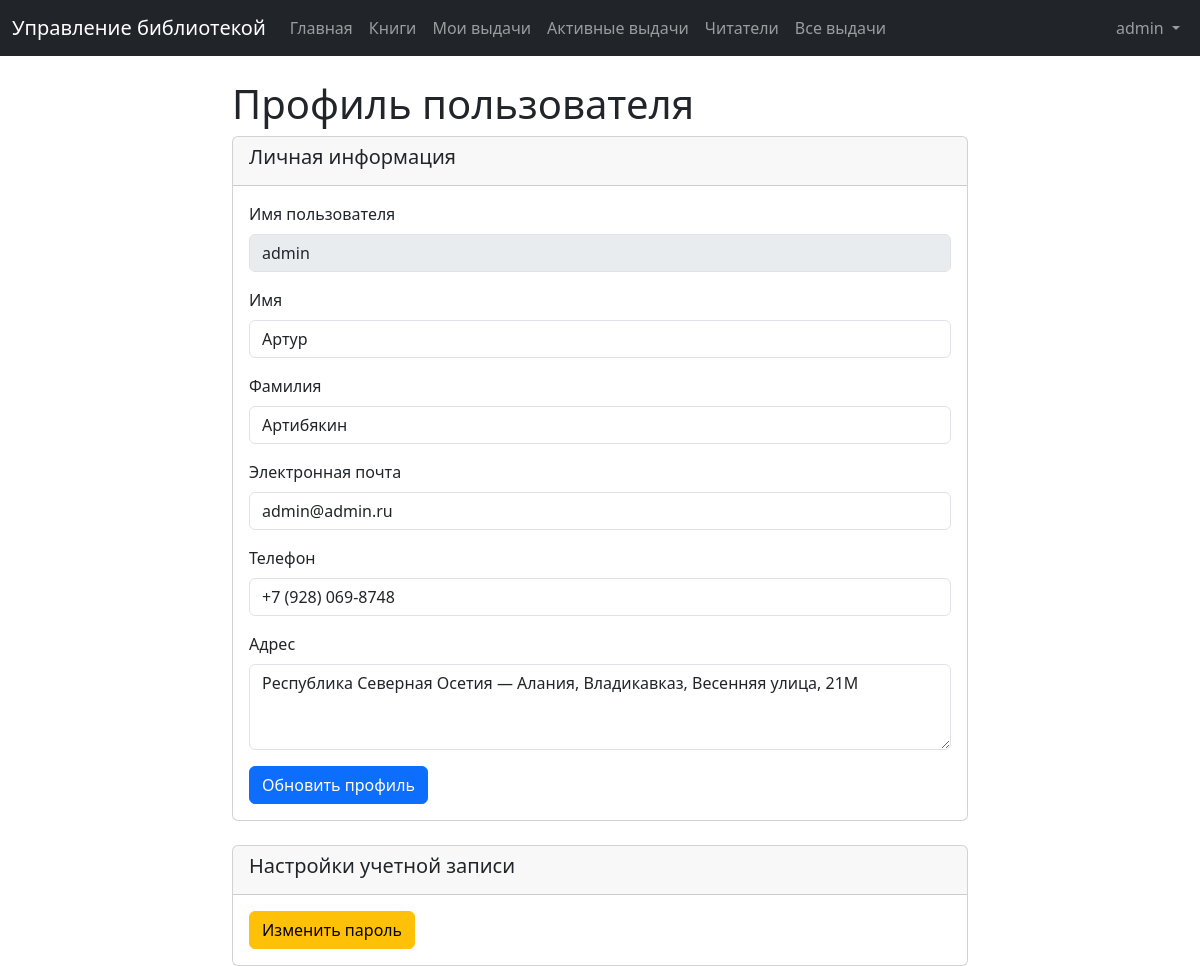
The app's page /profile/ (signed in), older data.
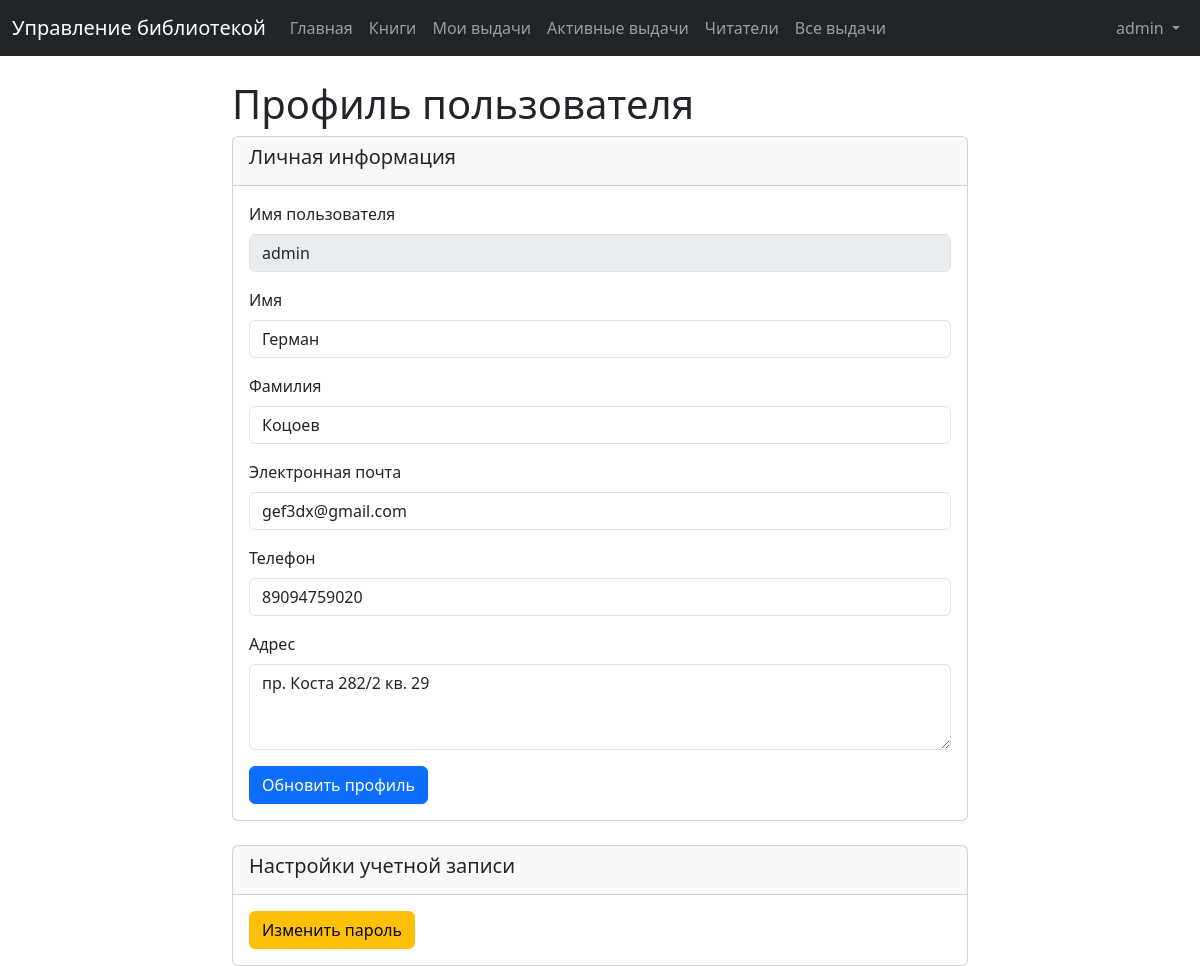
The same page, newer data.
### library/models.py (models this page shows, shortened)
class Reader(models.Model):
    user = models.OneToOneField(
        User,
        on_delete=models.CASCADE,
        null=True,
        blank=True,
        verbose_name="Пользователь",
    )
    first_name = models.CharField(max_length=100, verbose_name="Имя")
    last_name = models.CharField(max_length=100, verbose_name="Фамилия")
    email = models.EmailField(
        max_length=254, verbose_name="Электронная почта", unique=True
    )
    phone = models.CharField(
        max_length=20, verbose_name="Телефон", null=True, blank=True, unique=True
    )
    address = models.CharField(
        max_length=255, verbose_name="Адрес", null=True, blank=True
    )
    registration_date = models.DateTimeField(
        auto_now_add=True, verbose_name="Дата регистрации"
    )
    class Meta:
        verbose_name = "Читатель"
        verbose_name_plural = "Читатели"
        ordering = ["last_name", "first_name"]

### library/views.py (the view, shortened to what this page needs)
# urls.py: path("profile/", views.user_profile, name="user_profile"),
@login_required
def user_profile(request):
    reader = Reader.objects.filter(user=request.user).first()
    context = {
        "reader": reader,
    }
    return render(request, "library/profile.html", context)

### templates/library/profile.html (shortened to what this page needs)
{% extends 'library/base.html' %}
{% block content %}
<div class="row justify-content-center">
    <div class="col-md-8">
        <h1>Профиль пользователя</h1>
        <div class="card mb-4">
            <div class="card-header">
                <h5>Личная информация</h5>
            </div>
            <div class="card-body">
                <form method="post">
                    <div class="mb-3">
                        <label for="username" class="form-label">Имя пользователя</label>
                        <input type="text" class="form-control" id="username" value="{{ user.username }}" disabled>
                    </div>
                    <div class="mb-3">
                        <label for="first_name" class="form-label">Имя</label>
                        <input type="text" class="form-control" id="first_name" name="first_name" value="{{ reader.first_name }}">
                    </div>
                    <div class="mb-3">
                        <label for="last_name" class="form-label">Фамилия</label>
                        <input type="text" class="form-control" id="last_name" name="last_name" value="{{ reader.last_name }}">
                    </div>
                    <div class="mb-3">
                        <label for="email" class="form-label">Электронная почта</label>
                        <input type="email" class="form-control" id="email" name="email" value="{{ reader.email }}">
                    </div>
                    <div class="mb-3">
                        <label for="phone" class="form-label">Телефон</label>
                        <input type="text" class="form-control" id="phone" name="phone" value="{{ reader.phone }}">
                    </div>
                    <div class="mb-3">
                        <label for="address" class="form-label">Адрес</label>
                        <textarea class="form-control" id="address" name="address" rows="3">{{ reader.address }}</textarea>
                    </div>
                    <button type="submit" class="btn btn-primary">Обновить профиль</button>
                </form>
            </div>
        </div>
        <div class="card">
            <div class="card-header">
                <h5>Настройки учетной записи</h5>
            </div>
            <div class="card-body">
                <a href="{% url 'change_password' %}" class="btn btn-warning">Изменить пароль</a>
            </div>
        </div>
    </div>
</div>
{% endblock %}

Row changes from the older to the newer data that the page shows:
changed Reader: first_name "Артур" → "Герман"; last_name "Артибякин" → "Коцоев"; email "admin@admin.ru" → "gef3dx@gmail.com"; phone "+7 (928) 069-8748" → "89094759020"; address "Республика Северная Осетия — Алания, Владикавказ, Весенняя улица, 21М" → "пр. Коста 282/2 кв. 29"
